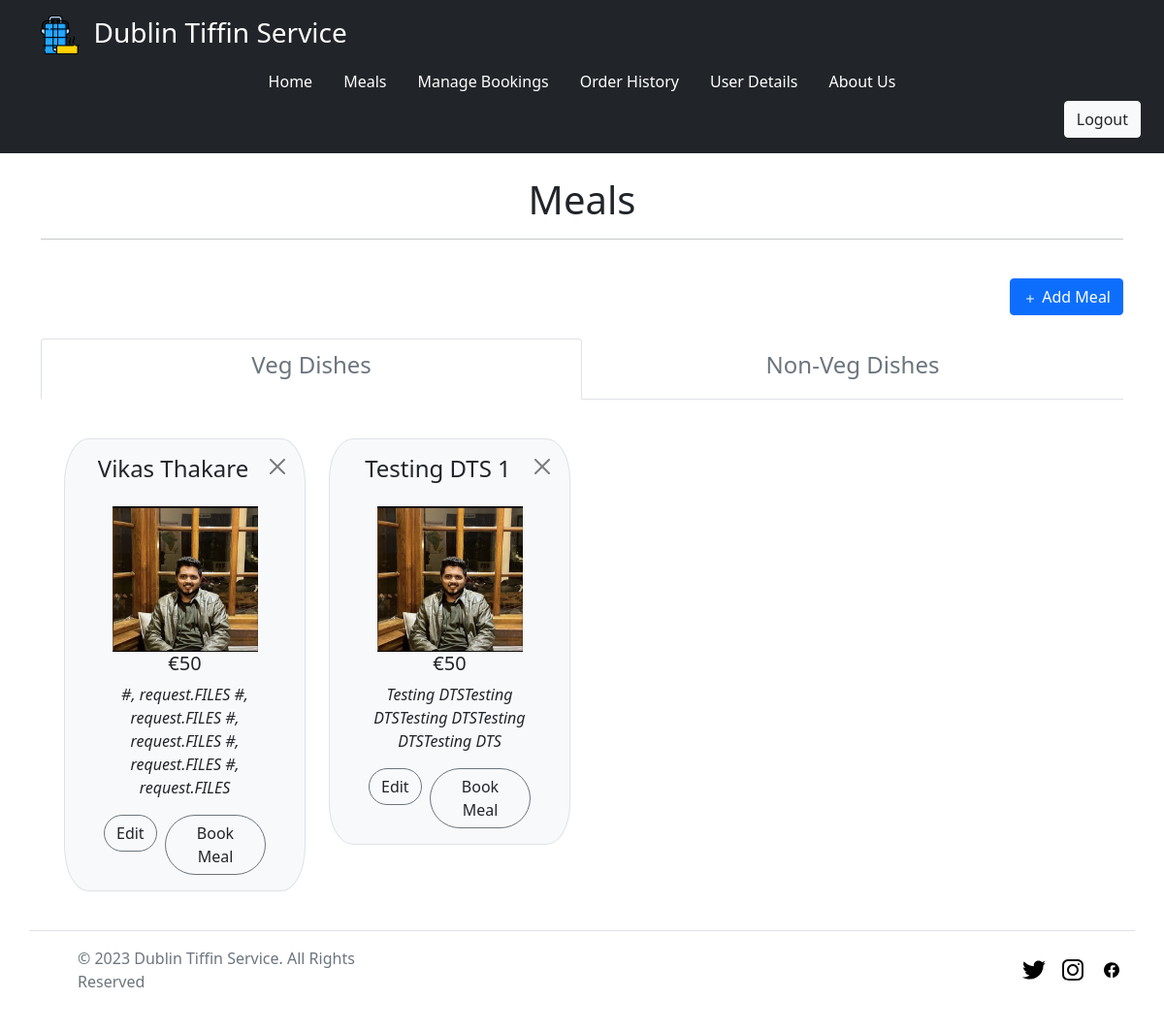
/meals/ (signed in), run on the app's committed database.
### meals/models.py (models this page shows, shortened)
class Meals(models.Model):
    name = models.CharField(max_length=100)
    description = models.TextField()
    cost = models.IntegerField()
    image = models.ImageField(upload_to="static/meal_images/")
    is_veg = models.BooleanField()

### meals/views.py (the view)
# urls.py: path('meals/', include('meals.urls')),
@login_required
@require_http_methods(["GET", "POST"])
def meals(request):
    if request.method == 'GET':
        veg_meal = Meals.objects.filter(is_veg=True)
        nonveg_meal = Meals.objects.filter(is_veg=False)
        return render(request, 'meals/meals.html', {"veg_meal": veg_meal, "nonveg_meal": nonveg_meal })
    if request.method == 'POST':
        return render(request, 'meals/meals.html')

### templates/meals/meals.html (shortened to what this page needs)
{% extends '_partials/base.html' %}
{% block body %}
{% load widget_tweaks %}
{% load static %}
<div class="container">
      <br>
      <h1 class="text-center">Meals</h1>
      <hr>
      <br>
      <form enctype="multipart/form-data" method="POST">
            <div class="d-flex justify-content-end">
                  <a href="{% url 'add_meal' %}"><button type="button" class="btn btn-primary" fdprocessedid="3om8bs">
                              <svg xmlns="http://www.w3.org/2000/svg" width="16" height="16" fill="currentColor"
                                    class="bi bi-plus" viewBox="0 0 16 16">
                                    <path
                                          d="M8 4a.5.5 0 0 1 .5.5v3h3a.5.5 0 0 1 0 1h-3v3a.5.5 0 0 1-1 0v-3h-3a.5.5 0 0 1 0-1h3v-3A.5.5 0 0 1 8 4z">
                                    </path>
                              </svg>
                              Add Meal
                        </button></a>
            </div>
            <br>
            <ul class="nav nav-tabs nav-justified">
                  <li class="nav-item">
                        <a class="nav-link active" data-bs-toggle="tab" href="#home">
                              <section class="trust-quality my-1">
                                    <div class="row">
                                          <h4 class="text-secondary">Veg Dishes</h4>
                                    </div>
                              </section>
                        </a>
                  </li>
                  <li class="nav-item">
                        <a class="nav-link" data-bs-toggle="tab" href="#menu1">
                              <section class="trust-quality my-1">
                                    <div class="row">
                                          <h4 class="text-secondary">Non-Veg Dishes</h4>
                                    </div>
                              </section>
                        </a>
                  </li>
            </ul>
            <div class="tab-content">
                  <div class="tab-pane container active" id="home">
                        <div class="container overflow-hidden">
                              <div class="row gy-4 my-3">
                                    {% for meal in veg_meal %}
                                    <div class="col-3">
                                          <div class="p-3 border bg-light" style="border-radius: 10%;">
                                                <a href="{% url 'delete_meal' meal.id %}">
                                                      <div class="float-end">
                                                            <button type="button" class="btn-close"
                                                                  aria-label="Close"></button>
                                                      </div>
                                                </a>
                                                <h4 class="text-center text-capitalize mb-4">{{ meal.name }}</h4>
                                                <div class="container text-center">
                                                      <img src="/{{ meal.image }}" height="150" width="150"
                                                            alt="Something Went Wrong">
                                                      <div class="d-none d-md-block text-center text-wrap">
                                                            <h5>€{{ meal.cost }}</h5>
                                                            <p class="fst-italic">{{ meal.description }}</p>
                                                      </div>
                                                      <div class="d-flex justify-content-center">
                                                            <a href="{% url 'meal_form_add_update' meal.id %}"><button
                                                                        type="button"
                                                                        class="btn rounded-pill btn-outline-secondary text-dark gradient-custom-4 text-body"
                                                                        data-bs-toggle="modal">
                                                                        Edit
                                                                  </button></a>&nbsp;&nbsp;
                                                            <button type="button"
                                                                  class="btn rounded-pill btn-outline-secondary text-dark gradient-custom-4 text-body"
                                                                  data-bs-toggle="modal" data-bs-target="#myModal{{ meal.pk }}">
                                                                  Book Meal
                                                            </button>
                                                      </div>
                                                </div>
                                          </div>
                                    </div>
                                    {% endfor %}
                              </div>
                        </div>
                  </div>
            </div>
      </form>
</div>
{% endblock %}

### data on the page
Meals: name "Vikas Thakare", image (picture), cost "50", description "#, request.FILES #, request.FILES #, request.FILES #, request.FILES #, request.FILES"
Meals: name "Testing DTS 1", image (picture), cost "50", description "Testing DTSTesting DTSTesting DTSTesting DTSTesting DTS"
